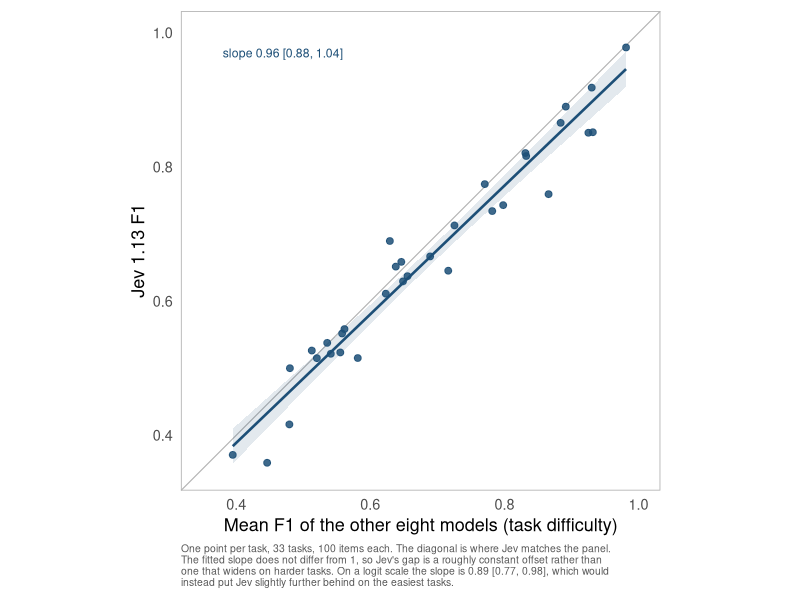
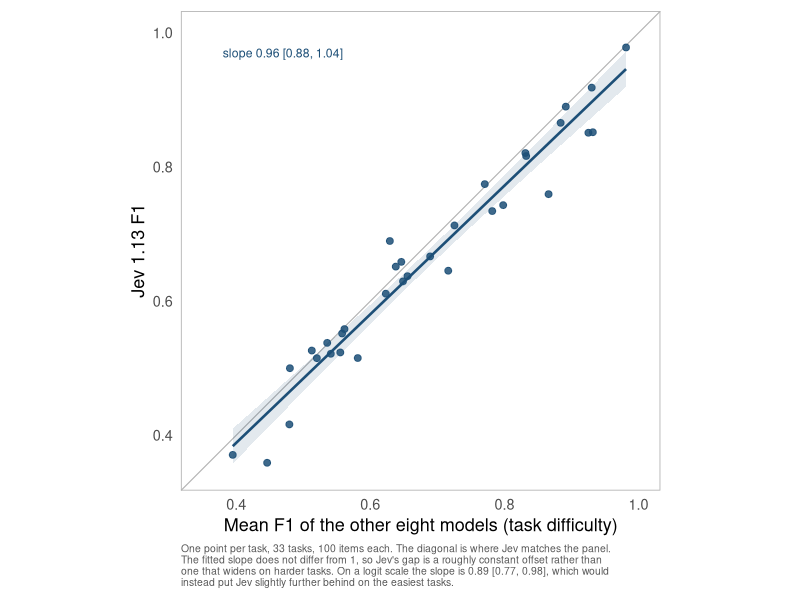

These figures' R source, in order:
#!/usr/bin/env Rscript

# Does Jev fall further behind as tasks get harder?
#
# One point per task. Horizontal position is how well the other eight models did
# on that task, which is the task's difficulty measured without Jev in it.
# Vertical position is Jev's own F1. The diagonal is where Jev would match the
# panel exactly, so vertical distance below it is Jev's gap on that task.
#
# The question is whether the fitted line is parallel to the diagonal. A slope
# of 1 means a constant gap; steeper than 1 means the gap widens on hard tasks.
#
# Reads output/sidecar/jev_sidecar/complexity_{points,slopes}.csv, built by
# code/build_jev_sidecar.py. Writes output/figures/fig-jev-complexity.{pdf,png}.

set.seed(20260920)

suppressPackageStartupMessages({
  library(tidyverse)
})

file_arg <- commandArgs(trailingOnly = FALSE)
script_file <- sub("^--file=", "", file_arg[grepl("^--file=", file_arg)][1])
if (is.na(script_file)) script_file <- "code/plot_jev_complexity.R"
repo <- normalizePath(file.path(dirname(script_file), ".."), mustWork = TRUE)
setwd(repo)

CLARA_DARK <- "#1d4f77"

pts <- read_csv("output/sidecar/jev_sidecar/complexity_points.csv", show_col_types = FALSE)
slopes <- read_csv("output/sidecar/jev_sidecar/complexity_slopes.csv", show_col_types = FALSE)
raw <- slopes[slopes$test == "slope_vs_panel_raw", ]
stopifnot(nrow(pts) > 0, nrow(raw) == 1)

p <- ggplot(pts, aes(others_mean_f1, focus_f1)) +
  geom_abline(slope = 1, intercept = 0, linewidth = 0.4, color = "grey70") +
  geom_smooth(method = "lm", formula = y ~ x, se = TRUE, linewidth = 0.9,
              color = CLARA_DARK, fill = CLARA_DARK, alpha = 0.12) +
  geom_point(size = 2, color = CLARA_DARK, alpha = 0.85) +
  annotate("text", x = 0.38, y = 0.97, hjust = 0, size = 3.1, color = CLARA_DARK,
           label = sprintf("slope %.2f [%.2f, %.2f]", raw$slope, raw$ci_low, raw$ci_high)) +
  coord_equal(xlim = c(0.35, 1), ylim = c(0.35, 1)) +
  labs(x = "Mean F1 of the other eight models (task difficulty)",
       y = "Jev 1.13 F1",
       caption = paste(
         "One point per task, 33 tasks, 100 items each. The diagonal is where Jev matches the panel.",
         "The fitted slope does not differ from 1, so Jev's gap is a roughly constant offset rather than",
         "one that widens on harder tasks. On a logit scale the slope is 0.89 [0.77, 0.98], which would",
         "instead put Jev slightly further behind on the easiest tasks.",
         sep = "\n")) +
  theme_bw(base_size = 13) +
  theme(
    panel.grid = element_blank(),
    panel.border = element_rect(color = "grey70"),
    axis.ticks = element_blank(),
    legend.position = "none",
    plot.caption = element_text(size = 7.5, hjust = 0, color = "grey35"),
    plot.margin = margin(8, 14, 8, 8)
  )

ggsave("output/figures/fig-jev-complexity.pdf", p, width = 5.6, height = 5.6,
       device = cairo_pdf)
ggsave("output/figures/fig-jev-complexity.png", p, width = 5.6, height = 5.6,
       dpi = 450, bg = "white")
cat("wrote output/figures/fig-jev-complexity.pdf and .png\n")
